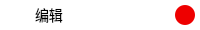
       <widget class="QWidget" name="title" native="true">
        <property name="minimumSize">
         <size>
          <width>0</width>
          <height>30</height>
         </size>
        </property>
        <property name="maximumSize">
         <size>
          <width>16777215</width>
          <height>30</height>
         </size>
        </property>
        <property name="styleSheet">
         <string notr="true">background-color:white;border-top-left-radius:10px;border-top-right-radius:10px;</string>
        </property>
        <layout class="QHBoxLayout" name="horizontalLayout_3">
         <property name="spacing">
          <number>10</number>
         </property>
         <property name="leftMargin">
          <number>5</number>
         </property>
         <property name="topMargin">
          <number>5</number>
         </property>
         <property name="rightMargin">
          <number>5</number>
         </property>
         <property name="bottomMargin">
          <number>5</number>
         </property>
         <item>
          <widget class="QLabel" name="lbIcon">
           <property name="sizePolicy">
            <sizepolicy hsizetype="Maximum" vsizetype="Maximum">
             <horstretch>0</horstretch>
             <verstretch>0</verstretch>
            </sizepolicy>
           </property>
           <property name="minimumSize">
            <size>
             <width>20</width>
             <height>20</height>
            </size>
           </property>
           <property name="mouseTracking">
            <bool>true</bool>
           </property>
           <property name="styleSheet">
            <string notr="true">background:none;border-image:url(:/icon.png);</string>
           </property>
           <property name="text">
            <string/>
           </property>
          </widget>
         </item>
         <item>
          <widget class="QLabel" name="lbTitle">
           <property name="sizePolicy">
            <sizepolicy hsizetype="Preferred" vsizetype="Preferred">
             <horstretch>0</horstretch>
             <verstretch>0</verstretch>
            </sizepolicy>
           </property>
           <property name="maximumSize">
            <size>
             <width>16777215</width>
             <height>20</height>
            </size>
           </property>
           <property name="mouseTracking">
            <bool>true</bool>
           </property>
           <property name="styleSheet">
            <string notr="true">background:none;font-family:&quot;Microsoft YaHei&quot;;
font-size:14px;</string>
           </property>
           <property name="text">
            <string>编辑</string>
           </property>
          </widget>
         </item>
         <item>
          <spacer name="titleSpacer">
           <property name="orientation">
            <enum>Qt::Horizontal</enum>
           </property>
           <property name="sizeHint" stdset="0">
            <size>
             <width>0</width>
             <height>0</height>
            </size>
           </property>
          </spacer>
         </item>
         <item>
          <widget class="QPushButton" name="bnClose">
           <property name="sizePolicy">
            <sizepolicy hsizetype="Maximum" vsizetype="Maximum">
             <horstretch>30</horstretch>
             <verstretch>20</verstretch>
            </sizepolicy>
           </property>
           <property name="minimumSize">
            <size>
             <width>20</width>
             <height>20</height>
            </size>
           </property>
           <property name="focusPolicy">
            <enum>Qt::ClickFocus</enum>
           </property>
           <property name="styleSheet">
            <string notr="true">QPushButton{background-color:#E00;width:20px;height:20px;border-radius:10px;}
QPushButton:hover{background-color:#C00;}</string>
           </property>
           <property name="text">
            <string/>
           </property>
          </widget>
         </item>
        </layout>
       </widget>
